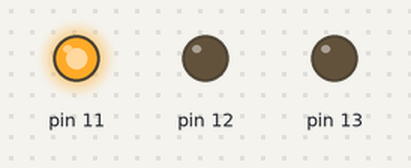
A sketch run on a simulated Arduino Uno, built with avr-gcc and run on an emulated ATmega328P. On the bench: output pins drawn as LEDs (lit = HIGH).

Above: at 0.1 s.
At 0.9 s:
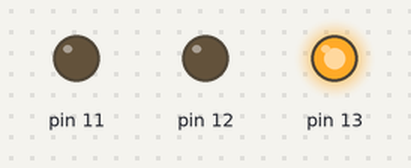
At 1.7 s:
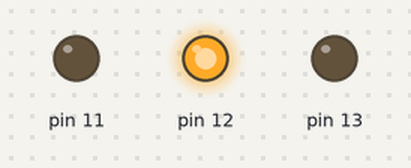
At 2.7 s:
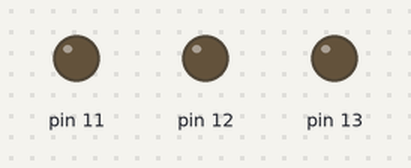
Timing chart, 0 to 3.0 s (numbered marks = the images above):
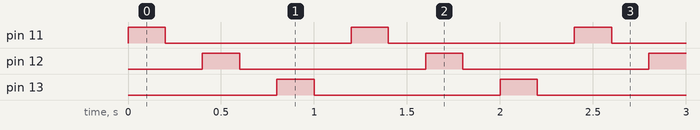

The sketch:

ATmegaISPShield.ino
```cpp
/*
  ATmegaISPShield Test
  A variant of the standard Blink program to test a chip on the ISP Shield.
  After uploading the ArduinoISP sketch to the host Arduino,
  send this sketch via the Arduino using the "Upload using Programmer" option.

  For info and circuit diagrams see https://github.com/tardate/LittleArduinoProjects/tree/main/playground/ATmegaISPShield
 */

#define ON_DURATION  200
#define OFF_DURATION ON_DURATION

void setup() {
  pinMode(11, OUTPUT);
  pinMode(12, OUTPUT);
  pinMode(13, OUTPUT);
}

void loop() {
  flashOnPin(11);
  flashOnPin(12);
  flashOnPin(13);
}

void flashOnPin(int pin) {
  digitalWrite(pin, HIGH);
  delay(ON_DURATION);
  digitalWrite(pin, LOW);
  delay(OFF_DURATION);
}
```

Measured:
- by itself, pin 11–13: alternates HIGH for 0.20 s and LOW for 1.0 s
- by itself, everything shown: repeats every 1.2 s, in 6 steps
